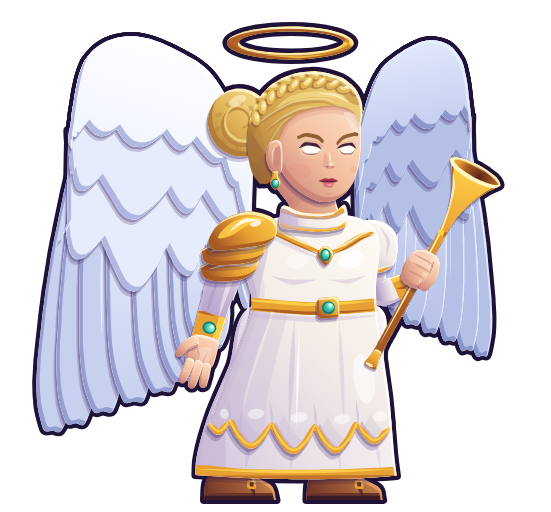

This figure's Python source:
# Myrr (mages-11, vent, soigneuse) redessinée en VECTORIEL lisse, dans le style moderne de l'interface (même outil,
# même trait, même échelle que Kael : ../kael/kael.py, ../atelier.py).
#
#   python3 refonte-graphique/ui-moderne/heros/myrr/myrr.py      # → myrr.svg + images 512 et 160 px de haut
#
# Même personnage que le pixel art (refonte-graphique/pixel/hd/myrr.txt) : l'ange héraut, sévère et lumineuse, qui
# sonne la trompette d'or. Femme ange élancée mais solide ; robe ivoire à col montant ourlé d'or, empiècement d'or en V
# décalé (trois quarts) à broche turquoise, ceinture d'or à boucle turquoise, surjupe au bas découpé en pétales arrondis
# bordés d'or, sous-jupe à l'ourlet d'or, bottes de cuir brun ; épaulière d'or en lames sur l'épaule proche, brassard
# d'or à pierre turquoise au poignet proche, manche bouffante lointaine. Cheveux blond clair tirés en arrière : tresse
# en couronne sur le crâne, gros chignon rond derrière où la tresse s'enroule, oreille dégagée avec une goutte de
# turquoise montée sur or ; auréole d'or au-dessus de la tête (de l'air entre les deux). Visage de jeune femme sévère :
# sourcils en V, paupières lourdes, yeux turquoise, nez discret, bouche serrée, menton fin.
# Deux grandes ailes d'oiseau blanches repliées « en manteau », pointes vers le bas : la proche, levée (son poignet plus
# haut que la tête), ses rémiges tombent jusqu'aux mollets ; la lointaine dépasse derrière l'épaule, dans l'ombre.
# Bras lointain : coude près du flanc, le poing serre le tube de la trompette devant la hanche (doigts devant, pouce
# par-dessus), la trompette monte en biais, le pavillon à côté du visage. Bras proche le long du corps, main ouverte
# paume en avant, pouce écarté (geste de soigneuse).
# Coordonnées = pixels du dessin pixel art (le sol est y = 116, les pieds en (66, 116)), pour se poser au même endroit
# dans le jeu. Une seule lumière, en haut à droite ; un seul contour (atelier.py).
import math
import os
import subprocess
import sys

HERE = os.path.dirname(os.path.abspath(__file__))
sys.path.insert(0, HERE)
sys.path.insert(0, os.path.join(HERE, '..'))
from atelier import Mat, sm, limb, ribbon, xf, ellipse, rpoly, mchain, mT, mR, mS, mapp  # noqa: E402
from lib import Shape  # noqa: E402
from visage import placer  # noqa: E402
from outils import (rot, unit, add, sub, lerp, norm, ang_of, ik, arm_shape, crpath, taper, curve_band, under,  # noqa: E402
                    almond_pt, inter, FigN, poly, from_poly)

ROOT = os.path.abspath(os.path.join(HERE, '..', '..', '..', '..'))

# ---------- matières (tons du pixel art, passés à la gamme de l'interface : lumières chaudes, ombres violettes) ----------
SKIN = Mat('#fff2e4', '#ffe0c8', '#f3bf9e', '#cc8578', '#8e4a5a')
HAIR = Mat('#fffbe0', '#f8df92', '#e2b75a', '#b07a3a', '#6a3a2e', glint='#fffdf0')
IVORY = Mat('#ffffff', '#fffcf4', '#f2eae6', '#c6b4d4', '#8a72a6')
GOLD = Mat('#fff6c0', '#ffd04a', '#e8a032', '#a65a24', '#5c2418', glint='#fffbe8')
LEATHER = Mat('#e8a466', '#d08c52', '#9e5a34', '#6c3428', '#3a1a26')
TURQ = Mat('#c8fff0', '#6ae6c6', '#2fb4a0', '#137a74', '#0b4650', glint='#eefffa')
PLUME = Mat('#ffffff', '#f6f8ff', '#e6ecfc', '#aab3de', '#5e6498', glint='#ffffff')      # l'aile proche
PLUME2 = Mat('#f2f5ff', '#dfe6fa', '#c7d0ee', '#8e98cc', '#4e5488', glint='#ffffff')     # ses rémiges (plus bleues)
PLUMEF = Mat('#e8eeff', '#ccd5f2', '#b5c0e6', '#8590c6', '#4a5084', glint='#f6f8ff')     # l'aile lointaine (ombre)
LIPS = ('#6c1e36', '#a83a4e', '#d86e78')
BROW = '#8a5a30'
LASH = '#3a1830'

GRD = 116          # le sol
FEET = (66, 116)   # le point « pieds » du pixel art (sol: 66 116)
# la boîte de l'image (x0, y0, largeur, hauteur) en pixels du dessin
FRAME = (-1, 0, 128, 119)
H0 = (72.5, 47.5)  # le pivot de la tête (agrandie ×1,1 : proportions stylisées, comme Kael)
# la boîte de la face (ovale du visage, sans cheveux ni oreilles), repère de la tête avant l'agrandissement : les traits
# sont placés par ../visage.py (placer) ; elle est centrée sur l'axe du cou (x ≈ 72), lui-même au milieu du buste
FACE_BOX = (63.0, 24.5, 82.0, 47.0)
MOUTH = (75.07, 42.5)   # le milieu de la bouche (= placer(FACE_BOX)['bouche']) : l'embouchure s'y pose (anim.py)

# ---------- le squelette (animation) ----------
# Une pose = ces réglages ; REST est la pose du dessin. Tout est en pixels du dessin et en degrés (y vers le bas).
#   breath : souffle 0..1 (buste et épaules montent, la tête suit) ; lean : elle se penche en avant (+) depuis les
#   hanches ; crouch : elle se tasse (0..2) ; lift : elle s'élève (pixels, la spéciale) ; head / tilt : la tête ;
#   halo : l'auréole flotte (décalage vertical) ; glow : l'auréole s'embrase (0..1) ; wing / wingF : l'état des ailes
#   (voir WING_STATES : 'fold', 'demi', 'grande', 'battue', ou un mélange) ; wl / wlF : elles se lèvent (degrés,
#   autour de leur racine) ; wph : la houle des plumes ; tm : l'embouchure de la trompette ; tang : son angle ;
#   gs : où le poing la tient (distance depuis l'embouchure) ; nh : la main proche s'ouvre (0..1) ; hem : le bas de la
#   robe ondule ; ear : la goutte d'oreille se balance ; blink : yeux fermés ; cheek : elle gonfle les joues (souffle).
TM0 = (85.8, 83.6)         # l'embouchure, au repos (près de la hanche)
TANG0 = -61.5              # la trompette monte en biais vers le haut à droite
TLEN = 49.5                # de l'embouchure au bord du pavillon
GS0 = 24.0                 # le poing, sur le tube, à cette distance de l'embouchure
SF0 = (86.0, 55.0)         # l'épaule lointaine
LUF, LFF = 14.6, 9.8       # bras lointain : bras, avant-bras (jusqu'au poignet)
S0 = (53.6, 57.6)          # l'épaule proche (sous l'épaulière)
LU, LF = 11.8, 10.6        # bras proche
HAND0 = (46.6, 79.0)       # le poignet proche

REST = dict(breath=0.0, lean=0.0, crouch=0.0, lift=0.0, head=(0.0, 0.0), tilt=0.0, halo=0.0, glow=0.0,
            wing=None, wingF=None, wl=0.0, wlF=None, wph=0.0, tm=TM0, tang=TANG0, gs=GS0, nh=0.0, hem=0.0, ear=0.0,
            blink=0.0, cheek=0.0, gold=0.0)


# ======================================================================== les ailes
# Une aile = son bord d'attaque, une ligne souple R (racine, derrière l'épaule) → E (coude) → W (poignet) → T (bout de
# la main), d'où pendent les plumes : 1 tertiaire, 4 secondaires (bras), 4 grandes rémiges primaires (main) ; chacune
# part de sa racine sur le bord, dans sa direction (angle, longueur). Par-dessus : trois rangées de couvertures en
# écailles arrondies (la plus haute, lisse et éclairée, fait le bord d'attaque). Les états (repliée, ouverte…) sont des
# réglages de ce même squelette : l'animation passe de l'un à l'autre en douceur.
# Les positions sont celles de l'aile PROCHE ; l'aile lointaine est son miroir, resserré (vue de trois quarts).
FS = [0.22, 0.36, 0.45, 0.53, 0.61, 0.70, 0.79, 0.89, 0.985]     # racines des plumes (abscisse le long du bord)
FW = [10.6, 11.0, 11.2, 11.0, 10.8, 10.4, 10.0, 9.4, 8.6]        # leurs largeurs
# l'aile repliée du dessin (pixel art) : le bord, et le bout de chaque plume (de la plus proche du corps à la plus
# lointaine) ; on en tire, pour chaque plume, un petit écart d'angle et de longueur gardé dans tous les états
FOLD = dict(R=(58.0, 43.0), E=(49.6, 21.0), W=(28.4, 9.4), T=(15.8, 33.0), ai=96.0, ao=97.0, li=60.0, lo=66.0,
            c1=0.30, c2=0.50, c3=0.70, b1=2.6, b2=5.4)
FOLD_TIPS = [(48.0, 81.0), (43.6, 85.6), (39.0, 88.2), (34.0, 90.8), (29.0, 93.2), (24.0, 95.6), (19.2, 98.6),
             (14.0, 100.4), (8.8, 96.6)]
WING_STATES = dict(
    fold=FOLD,
    # à moitié ouverte : la main remonte, les plumes s'écartent en éventail
    demi=dict(R=(58.0, 43.0), E=(46.0, 26.0), W=(29.0, 8.0), T=(10.0, -4.0), ai=100.0, ao=150.0, li=50.0, lo=40.0,
              c1=0.30, c2=0.50, c3=0.70, b1=2.4, b2=3.0),
    # grande ouverte, levée en V au-dessus d'elle
    grande=dict(R=(58.0, 43.0), E=(45.0, 28.0), W=(30.0, 4.0), T=(6.0, -24.0), ai=104.0, ao=176.0, li=42.0, lo=34.0,
                c1=0.30, c2=0.50, c3=0.70, b1=2.0, b2=2.0),
    # battue (coup d'aile vers le bas) : presque à l'horizontale
    battue=dict(R=(58.0, 43.0), E=(44.0, 36.0), W=(24.0, 34.0), T=(-2.0, 40.0), ai=98.0, ao=132.0, li=36.0, lo=30.0,
                c1=0.30, c2=0.50, c3=0.70, b1=2.0, b2=2.0),
)


def wing_curve(st, n=60):
    """Le bord d'attaque : R → E → W → T, arrondi au coude et au poignet (b1, b2 : bombé vers le dehors)."""
    R, E, W, T = st['R'], st['E'], st['W'], st['T']
    fd = unit(st['ai'])

    def bulge(a, b, t, k):
        m = lerp(a, b, t)
        d = norm(sub(b, a))
        n_ = (-d[1], d[0])
        if n_[0] * fd[0] + n_[1] * fd[1] > 0:
            n_ = (-n_[0], -n_[1])
        return add(m, n_, k)
    return crpath([R, E, bulge(E, W, 0.5, st.get('b1', 2.0)), W, bulge(W, T, 0.35, st.get('b2', 2.0)), T], n)


def _at(curve, s):
    """Le point et la tangente du bord à l'abscisse s (0..1)."""
    n = len(curve) - 1
    k = min(n - 1, max(0, int(s * n)))
    f_ = s * n - k
    p = lerp(curve[k], curve[k + 1], f_)
    t = norm(sub(curve[k + 1], curve[k]))
    return p, t


def _lin_af(st, i):
    t = i / (len(FS) - 1)
    return st['ai'] + (st['ao'] - st['ai']) * t, st['li'] + (st['lo'] - st['li']) * t


def _jitter():
    cur = wing_curve(FOLD)
    out = []
    for i, s in enumerate(FS):
        p0, tg = _at(cur, s)
        p = p0
        for _ in range(4):
            d = sub(FOLD_TIPS[i], p)
            dd = norm(d)
            p = add(p0, outward(tg, dd), -0.5 * FW[i] * abs(tg[0] * dd[0] + tg[1] * dd[1]))
        d = sub(FOLD_TIPS[i], p)
        a0, l0 = _lin_af(FOLD, i)
        out.append((ang_of(d) - a0, math.hypot(*d) / l0))
    return out




def mix_state(a, b, t):
    """Un état entre deux états d'aile (t = 0 → a, 1 → b)."""
    A = WING_STATES[a] if isinstance(a, str) else a
    B = WING_STATES[b] if isinstance(b, str) else b
    out = {}
    for k in A:
        if isinstance(A[k], tuple):
            out[k] = lerp(A[k], B[k], t)
        else:
            out[k] = A[k] + (B[k] - A[k]) * t
    return out


def feathers(st, ph=0.0, flut=0.0):
    """Les plumes d'un état : (racine, points du rachis, largeur, angle) de la plus proche du corps à la plus lointaine."""
    cur = wing_curve(st)
    out = []
    n = len(FS)
    for i, s in enumerate(FS):
        p, tg = _at(cur, s)
        a0, l0 = _lin_af(st, i)
        ja, jl = JIT[i]
        a = a0 + ja + flut * 2.2 * math.sin(ph - 0.7 * i)
        dd = unit(a)
        p = add(p, outward(tg, dd), -0.5 * FW[i] * abs(tg[0] * dd[0] + tg[1] * dd[1]))
        L = l0 * jl
        d = unit(a)
        side = (-d[1], d[0])
        bend = 1.4 + 0.5 * math.sin(ph * 0.5 - 0.5 * i) * flut
        c = [add(add(p, d, L * u), side, bend * math.sin(math.pi * u) * (1 if i < n - 1 else 0.6)) for u in (0, 0.25, 0.5, 0.75, 1.0)]
        out.append((p, crpath(c, 14), FW[i], a))
    return cur, out


def feather_shape(c, w):
    """Une plume : étroite à la racine, pleine au milieu, bout arrondi (un peu en ogive)."""
    n = len(c) - 1
    ws = [w * (0.62 + 0.38 * math.sin(math.pi * min(1.0, i / n * 1.25) * 0.5 + 0.0) if i < n * 0.8 else 1.0) for i in range(n + 1)]
    # le bout : il s'arrondit sur le dernier cinquième
    for i in range(n + 1):
        t = i / n
        if t > 0.82:
            ws[i] = w * math.sqrt(max(0.0, 1 - ((t - 0.82) / 0.2) ** 2)) * 0.98 + 0.05
    from atelier import sides
    left, right = sides(c, ws)
    return sm(left + [c[-1]] + right[::-1], t=0.85)


def outward(tg, d):
    """La normale au bord d'attaque, du côté opposé aux plumes (vers le dehors de l'aile)."""
    n = (-tg[1], tg[0])
    if n[0] * d[0] + n[1] * d[1] > 0:
        n = (-n[0], -n[1])
    return n


def covert_row(cur, st, feat, frac, lobes, back=1.0, seed=0.0, s0=0.0, s1=1.0, tipfall=0.4):
    """Une rangée de couvertures : le haut suit le bord d'attaque (un peu derrière), le bas fait des écailles arrondies
    (des bouts de plumes) ; profondeur = frac × longueur locale des plumes, qui baisse vers le bout de la main."""
    n = len(cur) - 1
    # la direction et la longueur locales des plumes, interpolées le long du bord
    def local(s):
        # entre les racines voisines
        if s <= FS[0]:
            i0, i1, f_ = 0, 0, 0.0
        elif s >= FS[-1]:
            i0, i1, f_ = len(FS) - 1, len(FS) - 1, 0.0
        else:
            i1 = next(k for k in range(len(FS)) if FS[k] >= s)
            i0 = i1 - 1
            f_ = (s - FS[i0]) / (FS[i1] - FS[i0])
        a = feat[i0][3] + (feat[i1][3] - feat[i0][3]) * f_
        L0 = math.dist(feat[i0][1][0], feat[i0][1][-1])
        L1 = math.dist(feat[i1][1][0], feat[i1][1][-1])
        return unit(a), L0 + (L1 - L0) * f_
    top = []
    m = 24
    for k in range(m + 1):
        s = s0 + (s1 - s0) * k / m
        p, tg = _at(cur, s)
        d, _ = local(s)
        top.append(add(p, outward(tg, d), back))
    bot = []
    sharp = []
    edges = [s0 + (s1 - s0) * (j + 0.12 * math.sin(3.1 * j + seed)) / lobes for j in range(lobes + 1)]
    edges[0], edges[-1] = s0, s1
    for j in range(lobes):
        a_, b_ = edges[j], edges[j + 1]
        for k in range(7):
            if k == 0 and j > 0:
                sharp.append(len(bot))
            u = k / 6
            s = a_ + (b_ - a_) * u
            p, _ = _at(cur, s)
            d, L = local(s)
            fall = 1 - tipfall * max(0.0, (s - 0.63) / 0.37)
            dep = frac * L * fall * (0.86 + 0.14 * math.sin(math.pi * u))
            bot.append(add(p, d, dep))
    pts = top + bot[::-1]
    nt = len(top)
    sh = [nt + (len(bot) - 1 - i) for i in sharp]
    return sm(pts, sharp=sh, t=0.9), top


JIT = _jitter()


def wing(fig, pre, st, mp, mats, P, far=False):
    """Les morceaux d'une aile, dans le repère de l'aile proche ; mp : ce repère → le dessin (levée, miroir)."""
    names = []
    m_cov, m_rem = mats
    ph = P['wph']
    flut = 1.0

    def part(name, sh, mat, **k):
        names.append(pre + name)
        if 'details' in k:
            k['details'] = [(d[0].map(mp), mfill(d[1]), d[2]) for d in k['details']]
        if k.get('grad'):
            g = k['grad']
            a, b = mp((g[0], g[1])), mp((g[2], g[3]))
            k['grad'] = (a[0], a[1], b[0], b[1], g[4])
        return fig.part(pre + name, sh.map(mp), mat, **k)

    def mfill(fl):
        if isinstance(fl, tuple) and fl[0] == 'lin':
            a, b = mp((fl[1], fl[2])), mp((fl[3], fl[4]))
            return ('lin', a[0], a[1], b[0], b[1], fl[5])
        return fl

    cur, feat = feathers(st, ph, flut)
    rows = [('c3', st['c3'], 6, 0.6, 1.0), ('c2', st['c2'], 6, 2.1, 0.95), ('c1', st['c1'], 8, 4.0, 0.9)]
    row_sh = {}
    for nm, frac, lobes, seed, cst in rows:
        row_sh[nm] = covert_row(cur, st, feat, frac, lobes, seed=seed, s0=0.05,
                                tipfall={'c3': 0.55, 'c2': 0.75, 'c1': 0.9}[nm])
    # le fond de l'aile (le dessous des plumes, dans l'ombre) : rien ne se voit à travers, sauf entre les bouts
    tips_in = [lerp(f_[1][0], f_[1][-1], 0.72) for f_ in feat]
    top3 = row_sh['c3'][1]
    und = sm(top3[::2] + [top3[-1]] + tips_in[::-1], t=0.8)
    part('under', und, m_rem, grad=(st['W'][0], st['W'][1], tips_in[0][0], tips_in[0][1] + 10,
                                     [(0, m_rem.shadow), (1, m_rem.deep)]), cel=0, rim=0, cast=0)
    # les plumes : de la plus lointaine (bout de la main) à la plus proche du corps ; chacune pose son ombre douce sur
    # la précédente (jamais de trait)
    allp = [pre + 'f%d' % j for j in range(len(feat))]
    for i in range(len(feat) - 1, -1, -1):
        p, c, w, a = feat[i]
        sh = feather_shape(c, w)
        mid = c[len(c) // 2]
        tip = c[-1]
        prim = i >= 5
        mat = m_rem
        top_col = m_cov.base if not prim else m_rem.light
        grad = (c[0][0] + 3, c[0][1] - 3, tip[0] - 2, tip[1] + 2,
                [(0, top_col), (0.55, m_rem.base if prim else m_cov.shadow if False else m_rem.light), (1, m_rem.base)])
        det = [(ribbon(c[2:-3], [0.1] + [0.42] * (len(c) - 7) + [0.1]), m_cov.hi, 0.55),               # le rachis
               (taper([add(q, unit(a + 90), -w * 0.22) for q in c[4:-2]], 0.1, 0.1, wmid=w * 0.22), m_rem.shadow, 0.16)]
        part('f%d' % i, sh, mat, grad=grad, cel=1.0, rim=0.55, cast=1.2,
             cast_on=[pre + 'under'] + allp[i + 1:], details=det)
    # les couvertures : trois rangées en écailles (de la plus basse à la plus haute)
    prev = [pre + 'under'] + allp
    for nm, frac, lobes, seed, cst in rows:
        sh = row_sh[nm][0]
        top_c = m_cov.light if nm != 'c3' else m_cov.base
        W_ = st['W']
        part(nm, sh, m_cov, grad=(W_[0] + 6, W_[1] - 6, W_[0] - 8, W_[1] + 40,
                                  [(0, m_cov.hi if nm == 'c1' else top_c), (0.5, m_cov.light if nm == 'c1' else m_cov.base), (1, m_cov.base)]),
             cel=1.1, rim=0.7 if nm == 'c1' else 0.5, cast=cst, cast_on=list(prev))
        prev.append(pre + nm)
    # le bord d'attaque : un liseré de lumière lisse le long du haut de l'aile (peint dans la rangée du haut)
    return names, cur, feat


def wing_maps(P):
    """Les repères des deux ailes : la proche tourne autour de sa racine ; la lointaine est son miroir resserré."""
    R = FOLD['R']
    lift = P['wl']
    liftF = P['wl'] if P['wlF'] is None else P['wlF']
    MN = mR(-lift, R[0], R[1])
    # miroir : la racine (58, 43) vient en (81, 37), largeur × 0,64, hauteur × 0,8
    MF = mchain(mT(81.0, 37.0), mR(liftF, 0, 0), mS(-0.64, 0.8), mT(-R[0], -R[1]))
    return MN, MF


# ======================================================================== la trompette (repère : x le long du tube)

def tr_frame(tm, tang):
    u = unit(tang)
    v = (-u[1], u[0])

    def L(x, y):
        return (tm[0] + u[0] * x + v[0] * y, tm[1] + u[1] * x + v[1] * y)
    return L, u, v


def bell_r(x):
    """Le rayon du tube à l'abscisse x (pavillon qui s'évase sur les 15 derniers pixels)."""
    b0 = TLEN - 16.0
    if x <= b0:
        return 1.0
    t = (x - b0) / (TLEN - b0)
    return 1.0 + 5.6 * t ** 2.3


def trumpet(fig, P):
    L, u, v = tr_frame(P['tm'], P['tang'])
    names = []
    # le tube et le pavillon : une seule forme (profil évasé), le bord du pavillon arrondi
    xs = [0.8 + (TLEN - 0.8) * k / 40 for k in range(41)]
    top = [L(x, -bell_r(x)) for x in xs]
    bot = [L(x, bell_r(x)) for x in xs]
    rim_ry = bell_r(TLEN)
    rim_rx = 1.9
    # l'au-delà du bord : la moitié de l'ellipse du bord (côté pavillon)
    arc = [L(TLEN + rim_rx * math.sin(math.pi * k / 8), -rim_ry * math.cos(math.pi * k / 8)) for k in range(1, 8)]
    body = sm(top + arc + bot[::-1], sharp=(0, len(top) + len(arc) + len(bot) - 1), t=0.7)
    gl = P['gold']
    det = [(ribbon([L(3, -0.45), L(16, -0.5), L(TLEN - 16, -0.5), L(TLEN - 6, -2.6), L(TLEN - 1.5, -5.0)],
                   [0.1, 0.42, 0.42, 0.6, 0.1]), GOLD.hi, 0.9)]
    # la bague à mi-longueur, et la virole au pied du pavillon
    for x0, x1 in ((20.0, 21.8), (TLEN - 16.6, TLEN - 15.4)):
        det += [(sm([L(x0, -1.6), L(x1, -1.6), L(x1, 1.6), L(x0, 1.6)], sharp=(0, 1, 2, 3), t=0.3), GOLD.light, 1),
                (sm([L(x0, 0.4), L(x1, 0.4), L(x1, 1.6), L(x0, 1.6)], sharp=(0, 1, 2, 3), t=0.3), GOLD.shadow, 0.9)]
    # l'ouverture du pavillon : la lèvre éclairée, l'intérieur d'or sombre (vu un peu de face)
    cx, cy = L(TLEN, 0)
    lip = ellipse(cx, cy, rim_rx + 0.15, rim_ry + 0.1, P['tang'])
    inside = ellipse(*L(TLEN + 0.25, 0.25), rim_rx - 0.55, rim_ry - 0.75, P['tang'])
    det += [(lip, GOLD.hi, 1),
            (inside, ('rad', *L(TLEN - 0.6, 1.4), 6.0, 6.0, [(0, GOLD.deep), (0.6, GOLD.shadow), (1, GOLD.base)]), 1),
            (ribbon([L(TLEN + 0.4, -rim_ry + 1.0), L(TLEN + 1.3, -rim_ry * 0.3), L(TLEN + 1.0, rim_ry * 0.45)],
                    [0.1, 0.5, 0.1]), GOLD.base, 0.8)]
    if gl > 0:
        det.append((body, GOLD.hi, 0.4 * gl))
    fig.part('trumpet', body, GOLD, grad=(*L(TLEN, -6), *L(TLEN * 0.3, 3), [(0, GOLD.light), (0.5, GOLD.base), (1, GOLD.shadow)]),
             cel=0.55, rim=0.45, cast=0.9, details=det)
    names.append('trumpet')
    # l'embouchure : une petite coupe au bout du tube
    mouth = sm([L(-1.6, -1.5), L(1.4, -1.0), L(2.4, -0.7), L(2.4, 0.7), L(1.4, 1.0), L(-1.6, 1.5), L(-2.0, 0)], t=0.8)
    fig.part('tmouth', mouth, GOLD, cel=0.4, rim=0.35, cast=0.5, details=[(ellipse(*L(-1.5, -0.3), 0.35, 1.0, P['tang']), GOLD.hi, 0.9)])
    names.append('tmouth')
    return names, L, u, v


# ======================================================================== le dessin

def build(ow=0.95, pose=None, fx=None, frame=FRAME):
    P = dict(REST, **(pose or {}))
    fig = FigN(*frame, ow=ow)
    br = P['breath']
    lf = P['lift']
    cr = P['crouch']
    BODY = mT(0, -lf)                                                             # tout le corps (elle s'élève)
    U = mchain(BODY, mT(P['lean'] * 0.35, cr * 0.6), mR(P['lean'] * 1.0, 68, 104))  # le haut du corps (hanches)
    UC = mchain(U, mT(0, -0.6 * br))                                              # ce qui monte avec le souffle
    TOR = mchain(U, mS(1, 1 + 0.012 * br, 72, 72))
    HEAD = mchain(UC, mT(*P['head']), mR(P['tilt'], H0[0], H0[1] - 4), mS(1.1, 1.1, H0[0], H0[1]))
    ROBE = mchain(BODY, mT(0, cr * 0.3), mR(P['lean'] * 0.3, 68, 112))

    # ---- les ailes : la lointaine, puis la proche (derrière tout le corps) ----
    MN, MF = wing_maps(P)
    stN = P['wing'] or FOLD
    stF = P['wingF'] or stN
    if isinstance(stN, str):
        stN = WING_STATES[stN]
    if isinstance(stF, str):
        stF = WING_STATES[stF]
    wing_names = []
    nf, curF, featF = wing(fig, 'wf', stF, lambda p: mapp(mchain(UC, MF), p), (PLUMEF, PLUMEF), P, far=True)
    wing_names += nf
    nn, curN, featN = wing(fig, 'wn', stN, lambda p: mapp(mchain(UC, MN), p), (PLUME, PLUME2), P)
    wing_names += nn

    # ---- l'auréole (au-dessus de la tête, de l'air entre les deux) ----
    halo_names = halo(fig, P)

    # ---- la trompette : sa pose (dans le repère du haut du corps) ----
    tm_ = mapp(U, P['tm'])
    tang = P['tang'] + P['lean'] * 1.0
    P2 = dict(P, tm=tm_, tang=tang)
    Lt, ut, vt = tr_frame(tm_, tang)
    G = Lt(P['gs'], 0)                                   # le point de prise sur le tube

    # ---- le bras lointain (gauche) : manche ivoire, coude près du flanc, le poignet sous le poing ----
    SF = mapp(UC, SF0)
    WF = add(add(G, ut, -4.4), vt, -1.4)                  # le poignet : sous le poing, du côté de la paume
    EF = ik(SF, WF, LUF, LFF, 1)
    farm = arm_shape(SF, EF, WF, (7.4, 6.4, 5.0))
    fa = ang_of(sub(WF, EF))
    Lf = math.dist(EF, WF)
    fdet = [(xf(rpoly([(Lf - 3.4, -5), (Lf + 0.6, -5), (Lf + 0.6, 5), (Lf - 3.4, 5)], 0.4), EF[0], EF[1], fa), GOLD.base, 1),
            (xf(rpoly([(Lf - 3.4, -5), (Lf + 0.6, -5), (Lf + 0.6, -1.4), (Lf - 3.4, -1.4)], 0.4), EF[0], EF[1], fa), GOLD.light, 0.9),
            (xf(ribbon([(Lf - 3.2, 0.2), (Lf - 1.4, 0.6), (Lf + 0.4, 0.2)], [0.1, 0.6, 0.1]), EF[0], EF[1], fa), GOLD.shadow, 0.8)]
    fig.part('farm', farm, IVORY, grad=(EF[0] + 4, EF[1] - 6, SF[0] - 2, SF[1] + 10, [(0, IVORY.base), (0.5, IVORY.shadow), (1, IVORY.deep)]),
             cel=1.0, rim=0.5, cast=1.0, cast_on=wing_names, details=fdet)
    # la manche bouffante, à l'épaule lointaine, son brassard d'or dessous
    puff = sm([add(SF, (-3.6, -2.8)), add(SF, (1.4, -3.6)), add(SF, (4.8, -1.0)), add(SF, (5.4, 3.6)), add(SF, (4.0, 7.2)),
               add(SF, (0.6, 8.4)), add(SF, (-3.0, 6.6))], t=0.95)
    fig.part('puff', puff, IVORY, grad=(SF[0] + 5, SF[1] - 3, SF[0] - 3, SF[1] + 8, [(0, IVORY.light), (0.55, IVORY.base), (1, IVORY.shadow)]),
             cel=1.1, rim=0.7, cast=1.0, cast_on=wing_names + ['farm'],
             details=[(ribbon([add(SF, (1.2, -2.4)), add(SF, (3.2, 1.0)), add(SF, (2.6, 5.4))], [0.1, 0.8, 0.1]), IVORY.shadow, 0.45),
                      (ribbon([add(SF, (-3.4, 6.4)), add(SF, (0.6, 8.0)), add(SF, (4.0, 7.0))], [0.3, 1.3, 0.3]), GOLD.base, 1),
                      (ribbon([add(SF, (-3.0, 6.0)), add(SF, (0.6, 7.5)), add(SF, (3.8, 6.6))], [0.1, 0.5, 0.1]), GOLD.hi, 0.9)])

    # ---- les bottes (sous la robe) ----
    boots(fig, P, BODY)

    # ---- la sous-jupe (l'ourlet d'or) puis la robe : buste et surjupe aux pétales bordés d'or ----
    dress_names = dress(fig, P, ROBE, TOR)

    # ---- le bras proche (droit), le long du corps ----
    S = mapp(UC, S0)
    nh = P['nh']
    W = mapp(U, add(HAND0, (1.6 * nh, -1.2 * nh)))
    E = ik(S, W, LU, LF, 1)
    ua_ = ang_of(sub(E, S))
    fa_ = ang_of(sub(W, E))
    Ln = math.dist(E, W)
    narm = arm_shape(S, E, W, (8.2, 7.2, 6.4))
    ndet = [(ribbon([lerp(S, E, 0.25), lerp(S, E, 0.7), lerp(E, W, 0.1), lerp(E, W, 0.55)], [0.1, 1.0, 0.8, 0.1]).move(1.6, 0.2), IVORY.light, 0.5),
            (ribbon([lerp(S, E, 0.4), lerp(E, W, 0.0), lerp(E, W, 0.4)], [0.1, 0.9, 0.1]).move(-1.4, 0.2), IVORY.deep, 0.25),
            # le brassard d'or, à pierre turquoise (il fait le tour du poignet)
            (xf(rpoly([(Ln * 0.42, -6), (Ln + 0.8, -6), (Ln + 0.8, 6), (Ln * 0.42, 6)], 0.4), E[0], E[1], fa_), GOLD.base, 1),
            (xf(rpoly([(Ln * 0.42, -6), (Ln + 0.8, -6), (Ln + 0.8, -1.6), (Ln * 0.42, -1.6)], 0.4), E[0], E[1], fa_), GOLD.light, 0.95),
            (xf(ribbon([(Ln * 0.44, -1.0), (Ln * 0.44, 1.6), (Ln * 0.46, 3.6)], [0.3, 0.7, 0.2]), E[0], E[1], fa_), GOLD.shadow, 0.7),
            (xf(ribbon([(Ln + 0.2, -3.6), (Ln + 0.3, 0), (Ln + 0.2, 3.6)], [0.2, 0.8, 0.2]), E[0], E[1], fa_), GOLD.shadow, 0.85),
            (xf(ellipse(Ln * 0.72, -0.2, 1.4, 1.65), E[0], E[1], fa_), TURQ.shadow, 1),
            (xf(ellipse(Ln * 0.72, -0.25, 1.05, 1.25), E[0], E[1], fa_), ('rad', *xf_pt(E, fa_, (Ln * 0.7, -0.8)), 1.6, 1.6,
                                                                             [(0, TURQ.hi), (0.45, TURQ.light), (1, TURQ.base)]), 1),
            (xf(ellipse(Ln * 0.68, -0.75, 0.32, 0.36), E[0], E[1], fa_), '#ffffff', 0.9)]
    fig.part('narm', narm, IVORY, grad=(S[0] + 5, S[1], W[0] - 4, W[1], [(0, IVORY.base), (0.5, IVORY.shadow), (1, '#a892c0')]),
             cel=1.2, rim=0.6, cast=1.2, cast_on=wing_names + dress_names, details=ndet)
    hand_names = hand(fig, W, fa_, nh, wing_names + dress_names + ['narm'])

    # ---- l'épaulière d'or en lames, sur l'épaule proche ----
    pa_names = pauldron(fig)
    fig.pose(pa_names, UC)

    # ---- le cou et le col montant ourlé d'or (corrigé le 26/11 : l'axe du cou au milieu du buste, x ≈ 71,8, entre
    # les deux épaules ; la nuque remonte sous les cheveux, aucun vide derrière la mâchoire) ----
    neck = sm([(61.2, 40.2), (70.0, 39.6), (76.8, 41.6), (77.0, 46.6), (77.2, 51.0), (66.8, 51.4), (66.2, 47.8),
               (63.4, 44.0)], t=0.9)
    fig.part('neck', neck, SKIN, grad=(78, 44, 64, 50, [(0, SKIN.base), (1, SKIN.shadow)]), cel=1.0, rim=0.4, cast=0.8,
             details=[(sm([(61.6, 40.4), (70.0, 40.2), (76.8, 42.4), (76.4, 45.6), (73.0, 47.4), (68.8, 47.0), (66.6, 49.0),
                           (63.8, 44.4)]), SKIN.shadow, 0.6)])
    CI = [(65.0, 48.2), (68.6, 49.2), (73.0, 49.7), (76.6, 49.3), (78.8, 48.2)]
    CO = [(64.6, 52.5), (68.4, 53.5), (73.0, 53.9), (76.8, 53.5), (79.2, 52.3)]
    collar = sm([(64.8, 47.8)] + CI[1:-1] + [(79.0, 47.6), (79.8, 50.2), (79.2, 52.6)] + CO[::-1][1:-1] + [(64.4, 52.9), (64.0, 50.2)], t=0.9)
    cd = [(curve_band(CI, CO, -0.5, 0.2), GOLD.base, 1), (curve_band(CI, CO, -0.5, 0.06), GOLD.light, 0.95),
          (curve_band(CI, CO, 0.2, 0.32), GOLD.shadow, 0.55),
          (curve_band(CI, CO, 0.86, 1.4), GOLD.base, 1), (curve_band(CI, CO, 0.86, 0.94), GOLD.light, 0.8),
          (sm([(63.6, 48.0), (67.6, 49.4), (68.0, 54.2), (63.6, 53.4)]), IVORY.shadow, 0.55)]
    fig.part('collar', collar, IVORY, grad=(79.5, 48, 64, 53, [(0, IVORY.light), (0.6, IVORY.base), (1, IVORY.shadow)]),
             cel=0.9, rim=0.6, cast=1.1, details=cd)
    fig.pose(['neck', 'collar'], UC)

    # ---- la tête ----
    head_names = head(fig, P)
    fig.pose(head_names, HEAD)
    fig.pose(halo_names, mchain(HEAD, mT(0, P['halo'])))

    # ---- la trompette (devant la hanche ; aux lèvres, elle passe devant le visage) ----
    tr_names, _, _, _ = trumpet(fig, P2)

    # ---- le poing lointain, serré sur le tube (doigts devant, pouce par-dessus) ----
    fist_names = fist(fig, G, ut, vt, tr_names + ['farm', 'puff'] + dress_names)

    fig.ctx = dict(P=P, U=U, UC=UC, HEAD=HEAD, BODY=BODY, G=G, Lt=Lt, ut=ut, vt=vt, tang=tang,
                   bell=Lt(TLEN + 1.0, 0), mouth=Lt(0, 0), head=mapp(HEAD, (74, 34)), chest=mapp(TOR, (72, 62)),
                   waist=mapp(U, (72, 71)), hand=W, halo=mapp(mchain(HEAD, mT(0, P['halo'])), HALO_C),
                   MN=mchain(UC, MN), MF=mchain(UC, MF), curN=curN, featN=featN)
    if fx:
        for f_ in fx:
            f_(fig, fig.ctx)
    return fig


def xf_pt(o, a, p):
    r = rot(p, a)
    return (o[0] + r[0], o[1] + r[1])


# ---------------------------------------------------------------- l'auréole
HALO_C = (67.0, 13.4)


def halo(fig, P):
    """Un anneau d'or posé à plat au-dessus de la tête (vu un peu de dessus) : une seule forme percée."""
    cx, cy = HALO_C
    rx, ry = 13.4, 3.5
    outer = ellipse(cx, cy, rx, ry)
    inner = ellipse(cx + 0.2, cy - 0.15, rx - 2.4, ry - 1.25)
    ring = outer.hole(inner)
    g = P['glow']
    det = [(ellipse(cx, cy + 0.9, rx - 0.6, ry - 0.7).hole(ellipse(cx, cy - 0.3, rx - 1.0, ry - 0.6)), GOLD.shadow, 0.55),
           (ribbon([(cx - 9.0, cy - 2.6), (cx - 1.0, cy - 3.35), (cx + 7.6, cy - 2.85), (cx + 12.0, cy - 1.0)],
                   [0.1, 0.55, 0.6, 0.1]), GOLD.hi, 0.95),
           (ribbon([(cx - 6.0, cy + 2.5), (cx + 2.0, cy + 3.0), (cx + 9.0, cy + 2.3)], [0.1, 0.45, 0.1]), GOLD.light, 0.7)]
    if g > 0:
        det.append((ring, GOLD.hi, 0.55 * g))
    fig.part('halo', ring, GOLD, grad=(cx + rx, cy - ry, cx - rx, cy + ry, [(0, GOLD.hi if g > 0.5 else GOLD.light), (0.5, GOLD.base), (1, GOLD.shadow)]),
             cel=0.6, rim=0.5, cast=0, details=det)
    return ['halo']


# ---------------------------------------------------------------- les bottes
def boots(fig, P, BODY):
    names = []
    for name, pts, buck in (
            ('nboot', [(46.4, 116.2), (46.8, 112.0), (48.8, 109.6), (55.0, 109.4), (58.4, 111.0), (62.2, 113.0), (63.2, 116.2)], (57.4, 112.6)),
            ('fboot', [(70.2, 116.2), (70.6, 111.8), (73.0, 109.6), (79.8, 109.6), (83.6, 111.4), (87.2, 113.4), (88.0, 116.2)], (82.4, 112.6))):
        sh = sm(pts, sharp=(0, 6), t=0.9)
        x0_, x1_ = pts[0][0], pts[-1][0]
        det = [(sm([(x0_ - 1, 114.6), (x1_ + 1, 114.6), (x1_ + 1, 117), (x0_ - 1, 117)], sharp=(0, 1, 2, 3), t=0.2), LEATHER.deep, 1),
               (sm([(x0_ - 1, 114.6), (x1_ + 1, 114.6), (x1_ + 1, 115.2), (x0_ - 1, 115.2)], sharp=(0, 1, 2, 3), t=0.2), LEATHER.shadow, 1),
               # le cou-de-pied éclairé, une boucle d'or sur la bride
               (ellipse(buck[0] + 2.4, 111.0, 3.2, 1.0, -12), LEATHER.hi, 0.55),
               # la bride, de l'empeigne à la semelle (elle fait le tour du pied), sa boucle d'or
               (ribbon([(buck[0] - 1.6, buck[1] - 4.0), (buck[0], buck[1]), (buck[0] + 0.9, buck[1] + 3.0)], [1.2, 1.3, 1.2]), LEATHER.deep, 0.7),
               (rpoly([(buck[0] - 1.0, buck[1] - 1.1), (buck[0] + 1.1, buck[1] - 1.0), (buck[0] + 1.1, buck[1] + 1.1), (buck[0] - 1.0, buck[1] + 1.0)], 0.45), GOLD.base, 1),
               (rpoly([(buck[0] - 0.4, buck[1] - 0.5), (buck[0] + 0.5, buck[1] - 0.45), (buck[0] + 0.5, buck[1] + 0.5), (buck[0] - 0.4, buck[1] + 0.45)], 0.2), LEATHER.deep, 0.8),
               (ellipse(buck[0] + 0.5, buck[1] - 0.8, 0.45, 0.25), GOLD.hi, 0.9)]
        fig.part(name, sh, LEATHER, grad=(x1_, 109, x0_, 116, [(0, LEATHER.light), (0.5, LEATHER.base), (1, LEATHER.shadow)]),
                 cel=1.0, rim=0.6, cast=0.8, details=det)
        names.append(name)
    fig.pose(names, BODY)
    return names


# ---------------------------------------------------------------- la robe
# les pétales du bas de la surjupe : (début, fin, profondeur du bas) ; les creux entre deux pétales
PETALS = [(47.2, 52.2, 101.0), (52.2, 62.0, 104.0), (62.0, 72.2, 105.2), (72.2, 82.0, 105.0), (82.0, 90.0, 103.0)]
CUSP_Y = {47.2: 98.6, 52.2: 98.6, 62.0: 99.4, 72.2: 99.8, 82.0: 99.2, 90.0: 99.2}


def petal_edge(hm=0.0):
    """Le bas découpé de la surjupe, de gauche à droite : des pétales arrondis comme des plumes (sommets vifs entre
    eux) ; rend les points et les indices des creux."""
    pts, cusps = [], []
    for i, (a, b, yb) in enumerate(PETALS):
        ya, yb2 = CUSP_Y[a], CUSP_Y[b]
        sway = hm * (0.6 + 0.2 * i)
        for k in range(9):
            if k == 0 and i > 0:
                continue
            u = k / 8
            x = a + (b - a) * u
            base = ya + (yb2 - ya) * u
            dep = (yb - (ya + yb2) / 2) * (math.sin(math.pi * u) ** 0.8)
            # le bout du pétale, un peu en ogive (comme une plume)
            dep *= 1 + 0.06 * math.cos(math.pi * (u - 0.5) * 2)
            if k == 0:
                cusps.append(len(pts))
            pts.append((x + sway * math.sin(math.pi * u), base + dep))
            if k == 8:
                cusps.append(len(pts) - 1)
    return pts, sorted(set(cusps))


def dress(fig, P, ROBE, TOR):
    hm = P['hem']
    names = []
    # ---- la sous-jupe (ivoire, ourlet d'or), d'un côté à l'autre ----
    skirt = sm([(57.8, 71.0), (86.4, 71.0), (88.2, 84.0), (89.8, 97.0), (90.6 + 0.5 * hm, 105.8), (91.2 + 0.7 * hm, 110.6),
                (82.0, 111.2 + 0.2 * hm), (68.0, 111.4 - 0.2 * hm), (54.0, 111.0 + 0.2 * hm), (44.4 - 0.6 * hm, 110.4),
                (44.8 - 0.5 * hm, 105.6), (47.4, 96.4), (52.2, 85.0)], sharp=(5, 9), t=0.9)
    hem_in = [(42, 108.4), (56, 109.0), (68, 109.2), (80, 109.0), (93, 108.4)]
    sd = [(sm([(43.6, 111.0), (47.0, 97.0), (51.0, 100.0), (50.6, 111.4)]), IVORY.shadow, 0.6),
          (ribbon([(57.0, 101.0), (56.6, 105.0), (56.0, 109.6)], [0.2, 1.1, 0.4]), IVORY.shadow, 0.45),
          (ribbon([(67.0, 103.0), (66.8, 106.0), (66.6, 109.6)], [0.2, 0.9, 0.3]), IVORY.shadow, 0.35),
          (ribbon([(77.4, 103.0), (77.8, 106.0), (78.2, 109.6)], [0.2, 0.8, 0.3]), IVORY.shadow, 0.3),
          (ribbon([(85.6, 101.0), (86.8, 105.0), (87.4, 109.6)], [0.2, 0.9, 0.3]), IVORY.shadow, 0.3),
          (sm(hem_in + [(93, 118), (42, 118)], sharp=(4, 5, 6), t=0.7), GOLD.base, 1),
          (ribbon([add(p, (0, 0.45)) for p in hem_in], [0.2, 0.6, 0.7, 0.6, 0.2]), GOLD.light, 0.95),
          (sm([(42, 110.6), (93, 110.4), (93, 118), (42, 118)], sharp=(0, 1, 2, 3), t=0.3), GOLD.shadow, 0.6)]
    fig.part('skirt', skirt, IVORY, grad=(92, 96, 44, 110, [(0, '#f8f2f2'), (0.55, '#e8dee6'), (1, '#cfc2da')]),
             cel=1.2, rim=0.6, cast=1.0, details=sd)
    names.append('skirt')

    # ---- la robe : le buste et la surjupe d'un seul tenant, le bas en pétales ----
    edge, cusps = petal_edge(hm)
    left_side = [(48.2 - 0.3 * hm, 97.2), (51.6, 88.0), (55.0, 79.0), (57.4, 71.6), (56.8, 66.4), (55.0, 61.4),
                 (54.8, 56.0), (57.6, 52.6), (64.8, 50.4)]
    right_side = [(78.8, 50.0), (84.0, 51.4), (86.8, 54.2), (87.2, 59.4), (86.4, 66.2), (86.6, 71.6), (88.0, 82.0),
                  (89.4, 92.0), (90.0 + 0.3 * hm, 98.4)]
    pts = left_side + right_side + edge[::-1]
    n0 = len(left_side) + len(right_side)
    sharp = [n0 - 1 + 1 + (len(edge) - 1 - c) for c in cusps]
    body = sm(pts, sharp=[0, n0 - 1] + sharp, t=0.9)
    dd = []
    # le côté proche (à gauche) dans l'ombre lilas, l'ivoire éclairé vers la droite
    dd += [(sm([(46.6, 100), (51.0, 88.0), (55.0, 78.6), (57.6, 71.4), (61.8, 72.4), (58.8, 82.0), (55.8, 92.0), (54.0, 104)]), IVORY.shadow, 0.55),
           (sm([(53.4, 104), (56.4, 92.0), (59.6, 82.0), (62.8, 72.6), (65.6, 73.0), (63.0, 84.0), (60.8, 94.0), (60.0, 104)]), IVORY.shadow, 0.28),
           (sm([(53.6, 52.0), (60.6, 50.6), (61.4, 57.0), (59.6, 66.0), (58.6, 72.0), (54.0, 70.0)]), IVORY.shadow, 0.5)]
    # deux plis doux qui tombent de la ceinture (jamais des rayures) ; le genou lointain tend l'étoffe
    dd += [(ribbon([(67.4, 74.0), (66.8, 86.0), (66.0, 101.0)], [0.2, 1.3, 0.5]), IVORY.shadow, 0.45),
           (ribbon([(68.6, 74.6), (68.2, 87.0), (67.8, 100.0)], [0.1, 0.6, 0.2]), IVORY.hi, 0.8),
           (ribbon([(77.8, 74.0), (78.4, 86.0), (79.0, 100.0)], [0.2, 1.0, 0.4]), IVORY.shadow, 0.32),
           (ellipse(83.6, 88.0, 2.4, 6.0, -8), IVORY.hi, 0.55)]
    # la poitrine : une ombre douce dessous, un éclat sur la lumière (pudique, sans détail)
    dd += [(ribbon([(62.0, 64.2), (67.0, 65.6), (72.6, 65.0)], [0.2, 1.2, 0.2]), IVORY.shadow, 0.45),
           (ribbon([(75.0, 65.0), (80.0, 65.4), (84.4, 64.0)], [0.2, 1.0, 0.2]), IVORY.shadow, 0.38),
           (ellipse(80.6, 60.4, 3.0, 2.0, -15), IVORY.hi, 0.85),
           (ellipse(68.0, 60.6, 2.6, 1.8, -10), IVORY.hi, 0.4)]
    # l'empiècement d'or en V, décalé à droite (trois quarts) : de l'épaule proche à la broche, puis vers l'épaule
    # lointaine (deux bandes d'or bordées d'éclat)
    VL = [(58.0, 52.4), (63.4, 54.0), (69.0, 56.6), (74.6, 59.0)]
    VR = [(74.6, 59.0), (79.0, 57.2), (83.0, 54.8), (86.6, 53.6)]
    for V, wv in ((VL, 1.5), (VR, 1.5)):
        dd += [(ribbon([add(p, (0, 0.15)) for p in V], [wv * 0.7, wv, wv, wv * 0.7]), GOLD.base, 1),
               (ribbon([add(p, (0.1, -0.35)) for p in V], [0.2, 0.5, 0.5, 0.3]), GOLD.hi, 0.85),
               (ribbon([add(p, (-0.1, 0.75)) for p in V], [0.2, 0.4, 0.4, 0.2]), GOLD.shadow, 0.7)]
    # l'ombre sous le V (le tissu de l'empiècement est un peu en relief)
    dd += [(ribbon([add(p, (-0.2, 1.6)) for p in VL], [0.1, 0.9, 0.9, 0.1]), IVORY.shadow, 0.35)]
    # le bas des pétales bordé d'or (une bande le long du bord découpé, peinte dans la robe)
    up = [(x, y - 1.25) for x, y in edge]
    dd += [(ribbon(edge, [2.6] * len(edge)), GOLD.base, 1),
           (ribbon([(x + 0.1, y - 0.95) for x, y in edge], [0.55] * len(edge)), GOLD.light, 0.95),
           (ribbon([(x, y + 0.55) for x, y in edge], [0.8] * len(edge)), GOLD.shadow, 0.7)]
    del up
    # chaque pétale se détache comme une plume : un pli doux qui remonte de chaque creux, le pétale un peu bombé
    for a, b, yb in PETALS[1:]:
        cy_ = CUSP_Y[a]
        dd += [(ribbon([(a + 0.3, cy_ - 0.2), (a + 0.1, cy_ - 3.0), (a - 0.3, cy_ - 6.4)], [0.9, 0.6, 0.1]), IVORY.shadow, 0.55)]
    for a, b, yb in PETALS:
        m = (a + b) / 2
        dd += [(ellipse(m + 1.4, CUSP_Y[a] - 2.4, (b - a) * 0.2, 1.2, -8), IVORY.hi, 0.5)]
    # la ceinture d'or, plus basse devant (elle fait le tour de la taille)
    belt_top = [(54, 69.0), (62, 69.6), (70, 70.2), (78, 70.0), (88, 69.2)]
    belt_bot = [(54, 72.0), (62, 72.6), (70, 73.2), (78, 73.0), (88, 72.2)]
    dd += [(sm(belt_top + belt_bot[::-1], sharp=(0, 4, 5, 9), t=0.8), GOLD.base, 1),
           (ribbon([add(p, (0, 0.55)) for p in belt_top], [0.2, 0.7, 0.8, 0.7, 0.2]), GOLD.light, 0.95),
           (ribbon([add(p, (0, -0.45)) for p in belt_bot], [0.2, 0.6, 0.7, 0.6, 0.2]), GOLD.shadow, 0.9),
           (ribbon([add(p, (0, 1.0)) for p in belt_bot], [0.1, 1.0, 1.2, 1.0, 0.1]), IVORY.shadow, 0.4)]
    fig.part('dress', body, IVORY, grad=(90, 54, 50, 100, [(0, IVORY.light), (0.55, IVORY.base), (1, '#d8cce0')]),
             cel=1.4, rim=0.7, cast=1.2, details=dd, occl=(IVORY.deep, 0.1, 3.0))
    names.append('dress')
    # ---- la broche turquoise de l'empiècement, la boucle de la ceinture ----
    bx, by = 74.6, 59.2
    brooch = sm([(bx - 1.9, by - 0.2), (bx, by - 2.0), (bx + 1.9, by - 0.2), (bx, by + 2.4)], t=0.9)
    fig.part('brooch', brooch, GOLD, cel=0.5, rim=0.4, cast=0.7, cast_on=['dress'],
             details=[(ellipse(bx, by + 0.05, 1.15, 1.45), TURQ.shadow, 1),
                      (ellipse(bx + 0.05, by - 0.05, 0.85, 1.1), ('rad', bx + 0.4, by - 0.5, 1.3, 1.3, [(0, TURQ.hi), (0.5, TURQ.light), (1, TURQ.base)]), 1),
                      (ellipse(bx + 0.35, by - 0.5, 0.28, 0.3), '#ffffff', 0.9)])
    buckle = rpoly([(72.6, 69.2), (77.8, 69.0), (78.0, 73.8), (72.6, 74.0)], 1.3)
    fig.part('buckle', buckle, GOLD, cel=0.6, rim=0.5, cast=0.8, cast_on=['dress'],
             details=[(ellipse(75.3, 71.5, 1.55, 1.5), TURQ.shadow, 1),
                      (ellipse(75.4, 71.4, 1.15, 1.1), ('rad', 75.8, 70.9, 1.3, 1.3, [(0, TURQ.hi), (0.5, TURQ.light), (1, TURQ.base)]), 1),
                      (ellipse(75.8, 70.9, 0.35, 0.3), '#ffffff', 0.9)])
    names += ['brooch', 'buckle']
    fig.pose(['skirt'], ROBE)
    fig.pose(['dress'], ROBE)
    fig.pose(['brooch', 'buckle'], ROBE)
    return names


# ---------------------------------------------------------------- l'épaulière
def pauldron(fig):
    """L'épaulière d'or en lames, sur l'épaule proche : une calotte, deux lames en croissant dessous."""
    lame2 = sm([(45.4, 62.0), (49.8, 60.2), (55.4, 60.4), (59.0, 59.4), (58.8, 62.0), (56.0, 64.6), (50.6, 65.4), (46.6, 64.6)], sharp=(0,))
    lame1 = sm([(45.8, 58.0), (50.6, 56.0), (56.6, 56.2), (60.4, 54.8), (60.8, 57.8), (58.0, 60.6), (51.6, 61.6), (46.8, 61.0)], sharp=(0,))
    dome = sm([(47.6, 55.4), (50.8, 51.2), (56.4, 49.2), (61.6, 50.2), (63.6, 53.0), (61.4, 56.4), (54.4, 57.8), (48.6, 58.0)])
    names = []
    for nm, sh, cst in (('lame2', lame2, 1.1), ('lame1', lame1, 1.1), ('dome', dome, 1.2)):
        det = []
        if nm == 'dome':
            det = [(sm([(49.6, 55.2), (52.4, 52.0), (56.6, 50.4), (61.0, 51.0), (56.6, 52.4), (52.6, 54.8)]), GOLD.light, 0.85),
                   (ribbon([(51.6, 54.4), (55.6, 51.4), (60.4, 51.0)], [0.2, 0.9, 0.2]), GOLD.glint, 0.95),
                   (ellipse(58.4, 52.0, 1.3, 0.6, -15), '#ffffff', 0.8)]
        else:
            yb = 58.6 if nm == 'lame1' else 62.6
            det = [(ribbon([(47.4, yb), (52.0, yb - 1.2), (57.6, yb - 1.0), (60.0, yb - 2.4)], [0.1, 0.8, 0.7, 0.1]), GOLD.hi, 0.8)]
        fig.part(nm, sh, GOLD, cel=1.0, rim=0.7, cast=cst, details=det)
        names.append(nm)
    return names


# ---------------------------------------------------------------- les mains
def hand(fig, W, fa, nh, bg):
    """La main proche, ouverte, paume vers l'avant : la paume, trois doigts un peu écartés vers le bas, le pouce écarté
    vers l'extérieur (à gauche de l'image)."""
    a = math.radians(fa)
    u = (math.cos(a), math.sin(a))
    o = (-u[1], u[0])
    if o[0] > 0:
        o = (-o[0], -o[1])

    def L(x, y):
        return (W[0] + u[0] * x + o[0] * y, W[1] + u[1] * x + o[1] * y)
    palm = sm([L(-0.8, -2.8), L(2.0, -3.5), L(5.8, -3.3), L(7.2, -1.1), L(7.0, 2.0), L(4.8, 3.3), L(1.2, 3.0), L(-0.6, 2.4)], t=0.9)
    fig.part('palm', palm, SKIN, cel=0.8, rim=0.45, cast=0.8, cast_on=bg,
             details=[(sm([L(1.6, -2.0), L(5.0, -2.2), L(5.4, 0.4), L(2.4, 0.6)]), SKIN.hi, 0.35),
                      (ribbon([L(1.6, 1.6), L(3.6, 0.5), L(5.8, 0.3)], [0.1, 0.5, 0.1]), SKIN.shadow, 0.45),
                      (ribbon([L(2.2, -1.6), L(4.6, -1.0), L(6.2, -1.4)], [0.1, 0.4, 0.1]), SKIN.shadow, 0.3)])
    names = ['palm']
    sp = 1 + 0.8 * nh
    for i, (y0, ang, ln, w) in enumerate(((-2.1, -6 * sp, 4.0, 2.2), (-0.1, 1 * sp, 4.8, 2.25), (1.9, 7 * sp, 4.3, 2.1))):
        base = L(6.0, y0)
        dirv = rot(u, ang if o[0] < 0 and u[1] > 0 else -ang)
        mid = add(base, dirv, ln * 0.55)
        tip = add(base, dirv, ln)
        sh = limb([base, mid, tip], [w, w * 0.96, w * 0.84])
        fig.part('fg%d' % i, sh, SKIN, cel=0.5, rim=0.35, cast=0.55, cast_on=['palm'] + ['fg%d' % j for j in range(i)] + bg)
        names.append('fg%d' % i)
    fig.part('thumb', limb([L(1.0, 2.4), L(2.8, 4.1), L(4.6, 4.8)], [2.6, 2.2, 1.8]), SKIN, cel=0.5, rim=0.35, cast=0.6,
             cast_on=['palm'] + bg)
    names.append('thumb')
    return names


def fist(fig, G, u, v, bg):
    """Le poing lointain, serré sur le tube : le dos des doigts devant le tube (quatre rouleaux de tailles inégales),
    le pouce couché par-dessus, le long du tube. Repère : u le long du tube (vers le pavillon), v en travers."""
    def L(x, y):
        return (G[0] + u[0] * x + v[0] * y, G[1] + u[1] * x + v[1] * y)
    # côté paume : v < 0 (à gauche du tube, vers le corps)
    body = sm([L(-4.0, -3.6), L(-1.0, -4.4), L(2.6, -3.8), L(4.2, -1.6), L(4.0, 1.8), L(2.2, 3.0), L(-1.6, 3.0),
               L(-4.4, 1.6), L(-5.0, -1.4)], t=0.95)
    det = [(ellipse(*L(1.4, -2.0), 1.6, 2.4, ang_of(u)), SKIN.hi, 0.3)]
    for x0, x1 in ((-3.8, -1.9), (-1.9, 0.1), (0.1, 2.0), (2.0, 3.8)):
        det += [(ribbon([L(x1, -3.6), L(x1 + 0.1, -0.6), L(x1 - 0.1, 2.4)], [0.1, 0.5, 0.1]), SKIN.shadow, 0.6),
                (ellipse(*L((x0 + x1) / 2, 1.2), 0.5, 0.75, ang_of(u)), SKIN.hi, 0.35)]
    fig.part('fist', body, SKIN, grad=(*L(3, 3), *L(-4, -4), [(0, SKIN.light), (0.5, SKIN.base), (1, SKIN.shadow)]),
             cel=0.8, rim=0.5, cast=0.8, cast_on=bg, details=det)
    thumb = limb([L(-3.4, 2.2), L(-0.4, 2.9), L(2.6, 2.2)], [2.4, 2.1, 1.7])
    fig.part('fthumb', thumb, SKIN, cel=0.45, rim=0.4, cast=0.6, cast_on=['fist'] + bg)
    return ['fist', 'fthumb']


# ---------------------------------------------------------------- la tête
def rim_band(shape, dx, dy, cut):
    """Le liseré de lumière d'une forme (elle-même moins sa copie décalée de (-dx, -dy)), sauf dans le polygone cut."""
    from shapely.geometry import Polygon
    a = Polygon(poly(shape)).buffer(0)
    b = Polygon([(x - dx, y - dy) for x, y in poly(shape)]).buffer(0)
    g = a.difference(b).difference(Polygon(cut))
    return [from_poly(list(q.exterior.coords)[:-1]) for q in getattr(g, 'geoms', [g]) if q.geom_type == 'Polygon' and q.area > 0.05]


def head(fig, P):
    """Le chignon, le visage sévère, les cheveux tirés (tresse en couronne), l'oreille et sa goutte de turquoise ;
    rend la liste des morceaux (posés avec la tête).
    Corrigé le 26/11 (avis du propriétaire : « on dirait une perruque ») : la chevelure épouse le crâne (une calotte
    fine qui suit la sphère de la tête, la tempe raccordée au contour du visage, plus de bloc qui pend derrière
    l'oreille) ; le visage est reconstruit avec ../visage.py (yeux, nez, bouche aux places de placer(FACE_BOX))."""
    names = []

    def part(name, *a, **k):
        names.append(name)
        return fig.part(name, *a, **k)

    V = placer(FACE_BOX)
    # la ligne du front (racine des cheveux), de la tempe lointaine jusqu'au-dessus de l'oreille : elle suit la sphère
    HL = [(81.7, 31.2), (80.9, 28.6), (78.8, 27.1), (75.6, 26.6), (72.0, 27.0), (68.8, 28.0), (66.4, 29.8), (65.0, 32.0),
          (64.6, 34.2)]
    (nx, ny, nw), (fx_, fy, fw) = V['oeil_proche'], V['oeil_fond']
    nw, fw = nw * 1.15, fw * 1.15                 # des yeux un peu plus grands (chibi), mêmes proportions
    nzx, nzy = V['nez']
    mx, my, mw = V['bouche']

    # ---- le gros chignon rond, derrière (la tresse s'y enroule), collé à l'arrière du crâne ----
    bcx, bcy = 56.4, 30.2
    bun = ellipse(bcx, bcy, 6.8, 7.2, -10)
    bd = []
    spi = [(bcx + 6.0 * (1 - 0.8 * t) * math.cos(math.radians(-50 + 470 * t)),
            bcy + 6.2 * (1 - 0.8 * t) * math.sin(math.radians(-50 + 470 * t))) for t in [k / 40 for k in range(41)]]
    bd += [(taper(spi, 1.25, 0.2), HAIR.shadow, 0.7),
           (taper([(x + 0.5, y - 0.8) for x, y in spi[2:-6]], 0.85, 0.15), HAIR.light, 0.7)]
    for k in range(3, 36, 3):
        p_ = spi[k]
        tg = norm(sub(spi[k + 1], spi[k - 1]))
        c = add(p_, (-tg[1], tg[0]), -1.3)
        bd += [(ellipse(c[0], c[1], 1.25 * (1 - k / 60), 0.5, ang_of(tg) + 40), HAIR.shadow, 0.35)]
    bd += [(ellipse(bcx - 0.6, bcy - 4.6, 2.0, 1.0, -25), HAIR.hi, 0.5)]
    part('bun', bun, HAIR, grad=(bcx + 6, bcy - 7, bcx - 6, bcy + 7, [(0, HAIR.light), (0.5, HAIR.base), (1, HAIR.shadow)]),
         cel=1.2, rim=0.6, cast=1.0, details=bd)

    # ---- le visage : joue proche (gauche) bien ronde, côté droit plus plat, menton sur la médiane ----
    chin = V['menton']
    face = sm([(64.2, 28.0), (67.4, 25.2), (72.4, 24.0), (77.4, 24.4), (80.6, 26.4), (81.8, 30.0), (82.0, 34.5),
               (81.6, 38.6), (80.6, 42.2), (78.8, 45.0), (76.6, 46.5), (chin[0], 47.05), (72.0, 46.5), (68.6, 44.5),
               (65.6, 41.2), (63.6, 36.8), (63.2, 32.0)], t=0.9)
    fd = []
    blink = P['blink'] > 0.5
    ch = P['cheek']
    # la racine des cheveux : sous la ligne du front, une ombre très douce (deux voiles qui s'éteignent) et un voile
    # doré à la racine : les cheveux naissent de la peau, aucun trait ni marche entre les deux
    wl = [0.2] + [1.0] * (len(HL) - 2) + [0.2]
    fd += [(ribbon([(x - 0.2, y + 0.9) for x, y in HL], [w * 1.6 for w in wl]), SKIN.shadow, 0.22),
           (ribbon([(x - 0.1, y + 0.45) for x, y in HL], [w * 0.9 for w in wl]), SKIN.shadow, 0.3),
           (ribbon([(x, y + 0.1) for x, y in HL], [w * 0.55 for w in wl]), HAIR.shadow, 0.45)]
    # les plans du visage : la joue proche et la tempe dans une ombre douce, le plan de face éclairé
    fd += [(sm([(63.8, 33.0), (65.2, 38.8), (68.2, 43.2), (72.0, 45.9), (75.0, 46.9), (71.6, 46.8), (67.4, 44.4),
                (64.4, 40.0)]), SKIN.shadow, 0.55),
           (sm([(78.4, 28.0), (81.2, 28.8), (81.8, 32.0), (80.8, 32.6), (79.2, 30.2)]), SKIN.hi, 0.45),
           (ellipse(69.0 - 0.2 * ch, 40.4, 2.5 + 0.5 * ch, 1.5 + 0.4 * ch, 8), '#ec8a7c', 0.24 + 0.12 * ch),   # la pommette
           (ellipse(80.4 + 0.2 * ch, 40.2, 0.9 + 0.3 * ch, 0.8 + 0.2 * ch), '#ec8a7c', 0.2 + 0.1 * ch)]
    # l'ombre sous le menton (portée par la mâchoire sur le cou : peinte en bas du visage)
    fd += [(sm([(70.6, 45.6), (chin[0], 46.6), (78.4, 45.4), (80.4, 43.0), (78.8, 45.9), (chin[0], 47.3), (70.8, 46.6)]), SKIN.shadow, 0.45)]
    # la paupière lourde : un pli de peau sous le sourcil (demi-teinte), qui tombe vers le nez (l'air sévère)
    n0, n1 = nx - nw / 2, nx + nw / 2
    f0, f1 = fx_ - fw / 2, fx_ + fw / 2
    fd += [(sm([(n0 - 0.2, ny - 0.8), (n0 + 1.1, ny - 1.7), (n1 - 1.0, ny - 1.6), (n1 + 0.4, ny - 0.5), (n1 - 0.1, ny - 0.15),
                (n1 - 1.1, ny - 0.95), (n0 + 1.2, ny - 1.0), (n0 + 0.2, ny - 0.15)], t=0.85), SKIN.shadow, 0.42),
           (sm([(f0 - 0.3, ny - 0.4), (f0 + 0.8, ny - 1.4), (f1 - 0.9, ny - 1.75), (f1 + 0.2, ny - 0.95), (f1 - 0.2, ny - 0.65),
                (f1 - 1.0, ny - 1.1), (f0 + 0.9, ny - 0.8), (f0 + 0.2, ny + 0.1)], t=0.85), SKIN.shadow, 0.36)]
    # les sourcils blonds foncés en V : le bout intérieur (vers le nez) plus bas et plus épais
    fd += [(sm([(n0 - 0.8, ny - 2.65), (n0 + 1.2, ny - 3.35), (n1 - 0.6, ny - 2.85), (n1 + 0.6, ny - 1.75),
                (n1 + 0.3, ny - 1.15), (n1 - 0.9, ny - 2.05), (n0 + 1.1, ny - 2.5), (n0 - 0.5, ny - 2.05)],
               sharp=(0, 3), t=0.85), BROW, 0.95),
           (sm([(f0 - 0.5, ny - 1.25), (f0 + 0.9, ny - 2.75), (f1 - 0.4, ny - 3.45), (f1 + 0.6, ny - 3.25),
                (f1 + 0.45, ny - 2.65), (f1 - 0.5, ny - 2.65), (f0 + 1.0, ny - 1.95), (f0 - 0.15, ny - 0.75)],
               sharp=(0, 3), t=0.85), BROW, 0.95)]
    # les yeux : l'amande (le haut aplati et incliné vers le nez : paupière lourde), l'iris turquoise coupé par les
    # paupières, la pupille, l'éclat ; un trait de cils épais en haut, fin en bas ; l'œil du fond de même forme, sur
    # la même ligne, à peine plus étroit. Le regard part vers la droite (l'iris un peu décalé dans les deux yeux).
    hn, hf = 1.0, 0.95
    eyes = (
        (sm([(n0, ny + 0.1), (n0 + nw * 0.24, ny - hn), (n1 - nw * 0.24, ny - hn * 0.75), (n1, ny + 0.1),
             (n1 - nw * 0.24, ny + hn * 1.05), (n0 + nw * 0.26, ny + hn * 1.05)], sharp=(0, 3), t=0.9),
         (nx + 0.3, ny + 0.1), 1.05, 1.0),
        (sm([(f0, ny + 0.1), (f0 + fw * 0.24, ny - hf * 0.75), (f1 - fw * 0.24, ny - hf), (f1, ny + 0.05),
             (f1 - fw * 0.24, ny + hf * 1.05), (f0 + fw * 0.26, ny + hf * 1.05)], sharp=(0, 3), t=0.9),
         (fx_ + 0.25, ny + 0.1), 1.0, 0.86),
    )
    meas = []
    for almond, (ix, iy), ir, sx in eyes:
        b0, b1, b2, b3 = almond.bbox()
        meas.append(((b0 + b2) / 2, (b1 + b3) / 2, b2 - b0))
        p0, p1, p2, p3 = (almond_pt(almond, i) for i in range(4))
        p4, p5 = almond_pt(almond, 4), almond_pt(almond, 5)
        if blink:
            fd += [(almond.scale(1.04, 1.1, ix, iy), SKIN.base, 1),
                   (ribbon([p0, lerp(p5, p4, 0.5), p3], [0.3, 0.85, 0.25]).move(0, -0.3), LASH, 0.95)]
            continue
        # Tour 2 de l'avis (26/11 soir) : « les yeux blancs total sans pupille » : plus d'iris ni de pupille, l'œil
        # entier est une lumière blanche divine (cœur blanc pur, bord à peine doré), avec un léger rayonnement doux
        # sur la peau autour (aplats dégradés, aucun flou) ; la forme de l'amande, les cils et le reste du visage
        # restent les mêmes.
        cx_, cy_ = (b0 + b2) / 2, (b1 + b3) / 2
        fd += [(almond.scale(1 + 0.11 * k, 1 + 0.22 * k, cx_, cy_), '#fff2d0', 0.09) for k in (4, 3, 2, 1)]
        fd += [
               (almond, ('rad', cx_ + 0.2, cy_ - 0.1, (b2 - b0) * 0.6, (b2 - b0) * 0.6,
                         [(0, '#ffffff'), (0.55, '#fffdf6'), (1, '#f4e6c4')]), 1),
               # l'ombre de la paupière du haut, très légère (l'œil garde son volume sans perdre sa lumière)
               (sm([p0, p1, p2, p3, lerp(p3, (ix, iy), 0.2), lerp(p2, (ix, iy + 0.6), 0.25), lerp(p1, (ix, iy + 0.6), 0.25)], t=0.8), '#e8cfa0', 0.35)]
        # les cils : épais sur le haut, plus marqués au coin extérieur (à gauche pour l'œil proche, à droite pour l'autre)
        fd += [(ribbon([add(p0, (-0.45, -0.15)), p1, p2, add(p3, (0.2, 0.05))], [0.35, 0.72, 0.55, 0.15] if p0[0] < 75 else [0.15, 0.5, 0.62, 0.38]), LASH, 0.95),
               (ribbon([p0, p5, p4, p3], [0.1, 0.3, 0.26, 0.1]), '#7a3a4a', 0.6)]
    if blink:
        meas = [((e[0].bbox()[0] + e[0].bbox()[2]) / 2, (e[0].bbox()[1] + e[0].bbox()[3]) / 2, e[0].bbox()[2] - e[0].bbox()[0]) for e in eyes]
    # le nez discret, SUR la médiane entre les deux yeux : l'arête éclairée, le flanc proche dans une ombre douce, un
    # petit bout arrondi, l'ombre et les narines dessous (rien ne dépasse du contour)
    fd += [(sm([(nzx - 1.0, ny + 0.9), (nzx - 0.45, nzy - 1.2), (nzx - 0.1, nzy - 0.1), (nzx - 1.0, nzy + 0.35),
                (nzx - 1.5, nzy - 0.3)], t=0.9), SKIN.shadow, 0.32),
           (ribbon([(nzx - 0.2, ny + 0.3), (nzx + 0.05, nzy - 1.6), (nzx + 0.3, nzy - 0.5)], [0.1, 0.4, 0.35]), SKIN.hi, 0.7),
           (ellipse(nzx + 0.25, nzy - 0.35, 0.5, 0.35), SKIN.hi, 0.55),
           (ellipse(nzx, nzy + 0.35, 1.05, 0.32), SKIN.shadow, 0.5),
           (ellipse(nzx - 0.55, nzy + 0.2, 0.32, 0.18, 15), SKIN.deep, 0.5),
           (ellipse(nzx + 0.6, nzy + 0.2, 0.26, 0.15, -15), SKIN.deep, 0.4)]
    # la bouche serrée, centrée sous le nez : lèvre du haut rouge sombre, lèvre du bas rose, coins un peu tombants
    a0, a1 = mx - mw / 2, mx + mw / 2
    if ch > 0.3:
        # elle souffle dans l'embouchure : lèvres pincées en avant
        fd += [(ellipse(mx, my + 0.05, 1.35, 0.95), LIPS[1], 1), (ellipse(mx + 0.15, my, 0.7, 0.42), LIPS[0], 1)]
    else:
        fd += [(sm([(a0, my + 0.05), (mx - 0.9, my - 0.5), (mx, my - 0.35), (mx + 0.9, my - 0.5), (a1, my + 0.05),
                    (mx + 0.9, my + 0.25), (mx - 0.9, my + 0.25)], sharp=(0, 4), t=0.85), LIPS[1], 1),
               (ribbon([(a0 - 0.1, my + 0.12), (mx - 0.7, my + 0.2), (mx + 0.7, my + 0.2), (a1 + 0.1, my + 0.12)],
                       [0.1, 0.4, 0.4, 0.1]), LIPS[0], 0.95),
               (sm([(mx - 1.15, my + 0.42), (mx, my + 0.5), (mx + 1.15, my + 0.42), (mx + 0.8, my + 1.25), (mx, my + 1.5),
                    (mx - 0.8, my + 1.25)], t=0.9), LIPS[2], 0.95),
               (ellipse(mx + 0.2, my + 0.9, 0.6, 0.22, -4), '#f4a0a0', 0.8),
               (ribbon([(a0 - 0.35, my - 0.05), (a0 + 0.05, my + 0.6)], [0.1, 0.3]), SKIN.deep, 0.35),
               (ribbon([(a1 + 0.35, my - 0.05), (a1 - 0.05, my + 0.6)], [0.1, 0.25]), SKIN.deep, 0.3),
               (ribbon([(mx - 1.1, my + 2.6), (mx, my + 2.85), (mx + 1.1, my + 2.6)], [0.1, 0.4, 0.1]), SKIN.shadow, 0.3)]
    part('face', face, SKIN, grad=(83, 27, 64, 45, [(0, SKIN.light), (0.55, SKIN.base), (1, SKIN.shadow)]),
         cel=1.1, rim=0.5, cast=1.0, details=fd)
    fig.face = {'oeil_proche': meas[0], 'oeil_fond': meas[1], 'nez': (nzx, nzy), 'bouche': (mx, my, mw)}

    # ---- les cheveux tirés en arrière : UNE calotte fine qui épouse le crâne (dessus, tempe, derrière l'oreille,
    # nuque). Devant : la ligne du front suit la sphère de la tête, la tempe se raccorde au contour du visage (aucun
    # vide entre les cheveux et la peau) ; derrière l'oreille, les cheveux remontent vers le chignon ----
    hair = sm(HL + [(63.9, 38.0), (63.6, 41.0), (62.4, 43.0), (60.6, 43.2), (59.0, 41.0),
               (58.0, 36.6), (58.1, 31.4), (59.6, 26.4), (62.8, 22.4), (67.4, 20.0), (72.8, 19.4), (77.6, 20.6),
               (80.7, 23.0), (82.1, 26.0), (82.2, 28.8)], sharp=(0, 12), t=0.9)
    hd = []
    # la nuque et l'arrière du crâne dans l'ombre (la lumière vient d'en haut à droite)
    hd += [(sm([(57.6, 30.0), (59.6, 33.6), (62.2, 37.6), (64.2, 41.4), (62.6, 44.0), (59.6, 43.6), (57.4, 38.0)]), HAIR.deep, 0.32),
           (sm([(57.4, 27.0), (59.0, 25.6), (60.2, 30.2), (61.6, 36.4), (59.2, 38.6), (57.4, 34.0)]), HAIR.shadow, 0.35)]
    # le reflet qui suit la courbe du crâne, entre le front et la tresse
    hd += [(ribbon([(80.6, 26.6), (77.0, 24.6), (72.0, 24.2), (67.0, 25.2), (63.4, 27.6)], [0.2, 1.1, 1.3, 1.0, 0.2]), HAIR.light, 0.6),
           (ribbon([(79.8, 26.2), (76.4, 24.4), (72.6, 24.0)], [0.1, 0.45, 0.1]), HAIR.hi, 0.7)]
    # les mèches peignées en arrière : elles naissent de la ligne du front et filent vers le chignon (creux doux,
    # jamais de rayures : quelques courbes qui s'effilent)
    for pts, w, op in (([(78.6, 27.4), (73.6, 25.8), (67.6, 26.4), (62.6, 29.0), (59.4, 31.4)], 0.55, 0.45),
                       ([(73.4, 27.4), (69.0, 27.8), (64.6, 30.0), (61.0, 33.0)], 0.55, 0.45),
                       ([(67.6, 29.0), (65.0, 31.0), (62.6, 34.6), (61.2, 37.2)], 0.5, 0.4)):
        hd += [(ribbon(pts, [0.1] + [w] * (len(pts) - 2) + [0.1]), HAIR.shadow, op),
               (ribbon([(x + 0.3, y - 0.6) for x, y in pts], [0.1] + [w * 0.6] * (len(pts) - 2) + [0.1]), HAIR.hi, op * 0.9)]
    # la tresse en couronne posée sur le crâne (suit sa courbe), de la tempe lointaine jusqu'au chignon
    BR = crpath([(81.0, 24.4), (78.0, 21.8), (73.0, 20.8), (67.6, 21.4), (62.8, 23.8), (59.6, 27.6), (57.8, 31.6)], 20)
    hd += [(taper(BR, 4.2, 4.0), HAIR.shadow, 0.45)]
    for k in range(1, len(BR) - 1):
        p = BR[k]
        tdir = norm(sub(BR[k + 1], BR[k - 1]))
        nrm = (-tdir[1], tdir[0])
        side = 1 if k % 2 else -1
        c = add(p, nrm, 0.85 * side)
        a = ang_of(tdir) + 38 * side
        hd += [(ellipse(c[0] - 0.22, c[1] + 0.26, 1.7, 1.0, a), HAIR.deep, 0.32),
               (ellipse(c[0], c[1], 1.6, 0.92, a), HAIR.base, 1),
               (ellipse(c[0] + 0.22, c[1] - 0.22, 1.08, 0.52, a), HAIR.light, 0.95),
               (ellipse(c[0] + 0.4, c[1] - 0.35, 0.48, 0.22, a), HAIR.hi, 0.8)]
    # le liseré de lumière seulement sur le dessus et l'arrière du crâne (pas sur la ligne du front)
    hd += [(b, HAIR.hi, 0.85) for b in rim_band(hair, 0.45, -0.6, [(55, 28.4), (70, 28.4), (70, 50), (55, 50)])]
    part('hair', hair, HAIR, grad=(82, 19, 58, 42, [(0, HAIR.light), (0.4, HAIR.base), (1, HAIR.shadow)]),
         cel=0, rim=0, cast=0.6, cast_on=['bun'], details=hd)

    # ---- l'oreille dégagée (devant les cheveux de la nuque, sa racine fondue dans la peau), à hauteur des yeux ----
    ox, oy = V['oreille']
    ear = sm([(ox + 1.6, oy - 2.5), (ox, oy - 3.1), (ox - 1.3, oy - 1.9), (ox - 1.6, oy + 0.7), (ox - 0.8, oy + 3.0),
              (ox + 0.6, oy + 4.0), (ox + 1.8, oy + 2.9)], t=0.95)
    part('ear', ear, SKIN, grad=(ox + 1.8, oy - 2.5, ox - 1.6, oy + 3.5, [(0, SKIN.base), (1, SKIN.shadow)]), cel=0.6, rim=0.4,
         cast=0.7, cast_on=['hair'],
         details=[(sm([(ox + 1.4, oy - 1.7), (ox + 0.1, oy - 1.3), (ox - 0.2, oy + 0.9), (ox + 0.6, oy + 2.7), (ox + 1.3, oy + 1.4)], t=0.9), SKIN.shadow, 0.7),
                  (ribbon([(ox + 0.8, oy - 2.3), (ox - 0.2, oy - 0.7), (ox - 0.2, oy + 1.9)], [0.1, 0.4, 0.1]), SKIN.hi, 0.5)])
    # ---- la goutte de turquoise montée sur or, sous le lobe ----
    e = P['ear']
    ex, ey = ox + 0.3, oy + 3.8
    dx = 0.5 * e
    drop = sm([(ex - 0.55, ey - 0.4), (ex + 0.55, ey - 0.4), (ex + 0.6 + dx * 0.5, ey + 0.6), (ex + 1.15 + dx, ey + 2.1),
               (ex + dx, ey + 3.5), (ex - 1.15 + dx, ey + 2.1), (ex - 0.6 + dx * 0.5, ey + 0.6)], sharp=(0, 1), t=0.9)
    part('earring', drop, GOLD, cel=0.4, rim=0.35, cast=0.6, cast_on=['face', 'hair', 'ear'],
         details=[(ellipse(ex + dx, ey + 2.25, 0.8, 1.0), TURQ.shadow, 1),
                  (ellipse(ex + dx + 0.05, ey + 2.15, 0.6, 0.78), ('rad', ex + dx + 0.25, ey + 1.8, 0.9, 0.9, [(0, TURQ.hi), (0.5, TURQ.light), (1, TURQ.base)]), 1),
                  (ellipse(ex + dx + 0.25, ey + 1.75, 0.2, 0.22), '#ffffff', 0.9)])
    return names


def main():
    """myrr.svg (grand) et myrr-petit.svg (contour plus épais, pour les cases), puis les images du jeu :
    public/art/vecto/mages-11.webp (512 px de haut) et mages-11-160.webp (160 px de haut)."""
    from PIL import Image
    rendu = os.path.join(HERE, '..', 'rendu.cjs')
    pub = os.path.join(ROOT, 'public', 'art', 'vecto')
    os.makedirs(pub, exist_ok=True)
    for name, ow, h, out in (('myrr', 0.95, 512, 'mages-11'), ('myrr-petit', 1.35, 160, 'mages-11-160')):
        svg = build(ow=ow).svg()
        path = os.path.join(HERE, name + '.svg')
        open(path, 'w').write(svg)
        png = os.path.join(HERE, name + '.png')
        subprocess.run(['node', rendu, path, png, str(h)], check=True)
        Image.open(png).save(os.path.join(pub, out + '.webp'), 'WEBP', quality=90, method=6)
        print('écrit %s.svg (%d ko) → art/vecto/%s.webp' % (name, len(svg) // 1024, out))
    x0, y0, w, h = FRAME
    print('mesures pour src/game/vecto.ts : [largeur, hauteur, x et y des pieds] =', [w, h, FEET[0] - x0, FEET[1] - y0])


if __name__ == '__main__':
    main()
